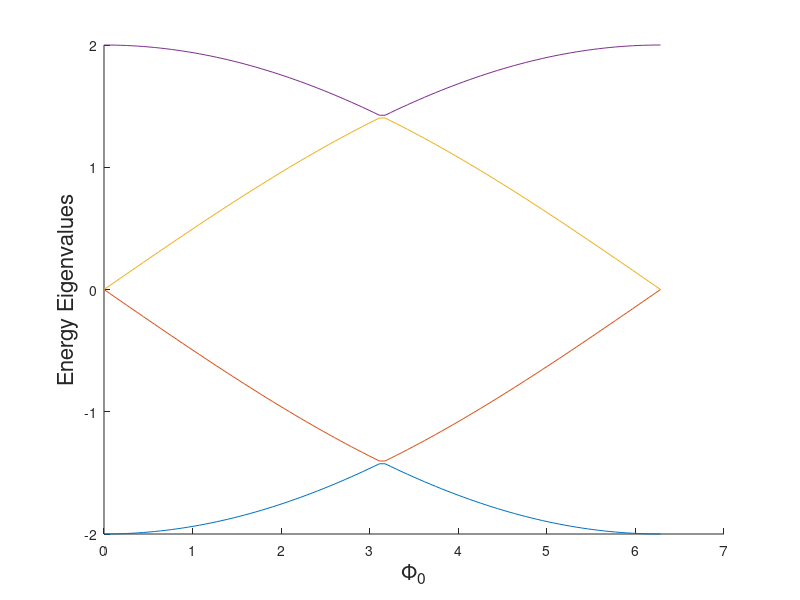

Reproduce this figure in MATLAB.
clear;

sizep = 100;

phi = linspace(0,2*pi,sizep)';
E = zeros(4,sizep);

for iter = 1:1:sizep
  t = exp(i*phi(iter)/4);
  H = zeros(4,4);
  H(1,2) = t; H(1,4) = t';  % atom 1 is connected to 2 and 4. t' according to Peierls subsitution. H is still Hermitian
  H(2,3) = t; H(2,1) = t';
  H(3,4) = t; H(3,2) = t';
  H(4,1) = t; H(4,3) = t';
  
E(:,iter) = eig(H); % exctracting the energy for that particular value of v and w
end

figure;
hold on;

for iter = 1:1:4
  plot(phi,E(iter,:));
end

xlabel('\Phi_0','Fontsize',16);
ylabel('Energy Eigenvalues','Fontsize',16);
